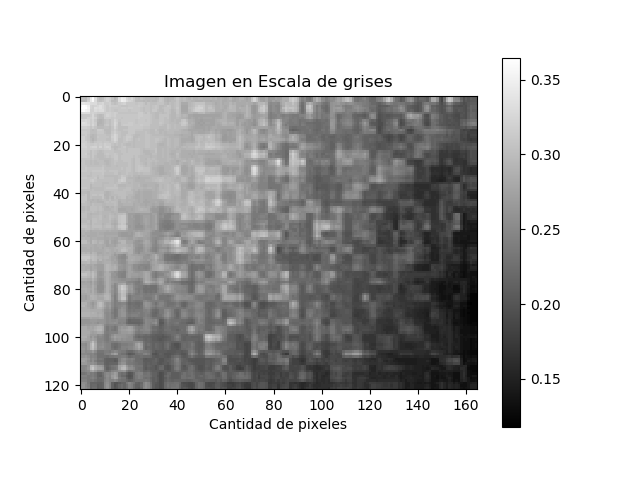
#> input picture Resultados/Escala de grises.png, 640 x 480 px
$ python his.py   (older library calls are emulated)
#> lines starting #> are read from the running program, lines starting #| are printed output that depends on the picture
# -*- coding: utf-8 -*-
"""
Created on Sat Feb  9 02:32:41 2019

@author: Francisco Javier
"""
#%%
import PIL
from PIL import Image
from matplotlib import pyplot as plt
#modulo para generar la grafica
import matplotlib.pyplot as plt
import matplotlib.cm as cm
from scipy.misc import *
import numpy as np
import mpl_toolkits.mplot3d.axes3d as p3
import colorsys
from pylab import *
import cv2
from past import autotranslate

from past.builtins import (str as oldstr, range, reduce, raw_input, xrange)
ruta=("C:/Users/aguil/Desktop/Semestre Enero-Junio/Optoelectronica/Practicas/Práctica 3/histograma1/Resultados" )
rut=("C:/Users/aguil/Desktop/Semestre Enero-Junio/Optoelectronica/Practicas/Práctica 3/histograma1/__pycache__/Cache")
jp= ("C:/Users/aguil/Desktop/Semestre Enero-Junio/Optoelectronica/Practicas/Práctica 3/histograma1/__pycache__/extension")

print("\n\nMateria de optpelectronica. \n\nProcesamiento de imagen. \nFrancisco Javier Mendoza Bautista")
imagen = input("ingrese imagen:  ")
#> the answer given: Escala de grises.png

data = imread(imagen)
#> data is the input picture: shape (480, 640, 4) float32; mean R, G, B, A 0.767, 0.767, 0.767, 1
file=imagen;


c=imagen;
c1= Image.open(c)
c1 = c1.convert("RGB")
#> c1: PIL image 640x480 RGB
c1.save(jp + "/1.jpeg")
img_file = Image.open(jp + "/1.jpeg")
img = img_file.load()

hi = cv2.imread(imagen)


def graficar(datos):
  #plt.figure(1)
    x=range(len(datos))
   # plt.xticks([0, 50, 100, 150, 200, 255],[0, 50, 100, 150, 200, 255])
   # plt.bar(datos, x , align='center', orientation = 'vertical', width=15, linewidth=1)
    plt.figure(3)
    m = max(datos)
    plt.plot(datos,x, 'bo')
    plt.text(222.5, 257.143, m)
    plt.text(280, 257.143, 'es su valor maximo')
    plt.title('Histograma invertido')
    plt.xlabel('Longitud de onda [$\lambda$]')
    plt.ylabel('Cantidad de pixeles')
    plt.savefig(ruta + "/Histograma_invertido.png")
    return None


print (data.shape)
#| (480, 640, 4)
imagen=data[:,:,0]
plt.figure(1)
plt.imshow(data)
plt.colorbar()
plt.title('Imagen normal')
plt.ylabel('Cantidad de pixeles')
plt.xlabel('Cantidad de pixeles')
plt.savefig(ruta + "/Original.png")
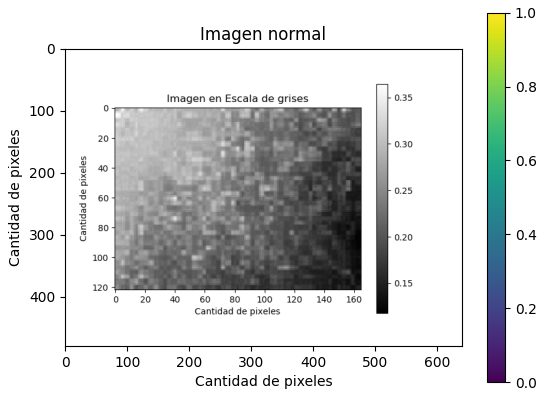
#> figure drawn by matplotlib, 2 panels

foto=Image.open(file)


#si la imagen es a color la convertimos a escala de grises
if foto.mode != 'L':
   foto=foto.convert('L')

foto.save(rut+ "/gray.png")
histograma=foto.histogram()
#> histograma = 256 values, max 175425 at index 255, min 20 at index 53, mean 1200

gris = imread(rut + "/gray.png")
print (gris.shape)
#| (480, 640)

i= gris[:,0:,]
plt.figure(2)
plt.imshow(i,cmap=cm.gray)
plt.colorbar()
plt.title('Imagen en Escala de grises')
plt.ylabel('Cantidad de pixeles')
plt.xlabel('Cantidad de pixeles')
plt.savefig(ruta + "/Escala de grises.png")
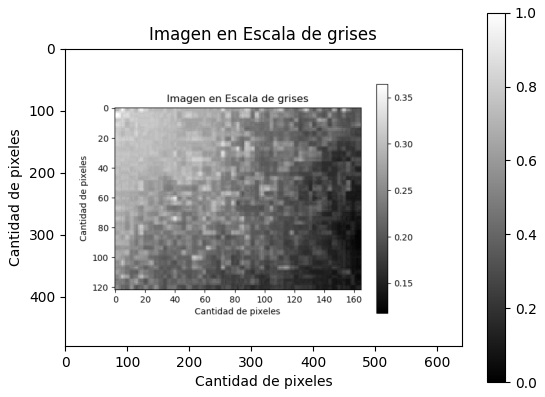
#> figure drawn by matplotlib, 2 panels

graficar(histograma)
#> in graficar, `m = max(datos)`: m = 175425
#> (the run stopped early here; a loop or call above may not have finished)
